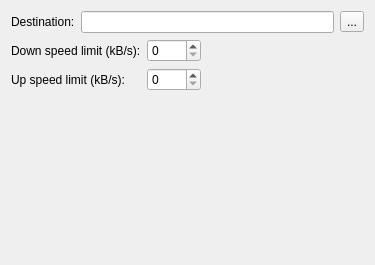
<ui version="4.0" >
 <class>GenericOptsForm</class>
 <widget class="QWidget" name="GenericOptsForm" >
  <property name="geometry" >
   <rect>
    <x>0</x>
    <y>0</y>
    <width>375</width>
    <height>265</height>
   </rect>
  </property>
  <layout class="QGridLayout" >
   <item row="0" column="0" >
    <widget class="QLabel" name="labelURI" >
     <property name="sizePolicy" >
      <sizepolicy vsizetype="Fixed" hsizetype="Preferred" >
       <horstretch>0</horstretch>
       <verstretch>0</verstretch>
      </sizepolicy>
     </property>
     <property name="text" >
      <string>Destination:</string>
     </property>
    </widget>
   </item>
   <item row="0" column="1" colspan="3" >
    <widget class="QLineEdit" name="lineURI" />
   </item>
   <item row="0" column="4" >
    <widget class="QToolButton" name="toolBrowse" >
     <property name="text" >
      <string>...</string>
     </property>
    </widget>
   </item>
   <item row="1" column="0" colspan="2" >
    <widget class="QLabel" name="label_4" >
     <property name="text" >
      <string>Down speed limit (kB/s):</string>
     </property>
    </widget>
   </item>
   <item row="1" column="2" >
    <widget class="QSpinBox" name="spinDown" >
     <property name="maximum" >
      <number>2000</number>
     </property>
    </widget>
   </item>
   <item row="1" column="3" colspan="2" >
    <spacer>
     <property name="orientation" >
      <enum>Qt::Horizontal</enum>
     </property>
     <property name="sizeHint" >
      <size>
       <width>160</width>
       <height>20</height>
      </size>
     </property>
    </spacer>
   </item>
   <item row="2" column="0" colspan="2" >
    <widget class="QLabel" name="label_5" >
     <property name="text" >
      <string>Up speed limit (kB/s):</string>
     </property>
    </widget>
   </item>
   <item row="2" column="2" >
    <widget class="QSpinBox" name="spinUp" >
     <property name="maximum" >
      <number>2000</number>
     </property>
    </widget>
   </item>
   <item row="2" column="3" colspan="2" >
    <spacer>
     <property name="orientation" >
      <enum>Qt::Horizontal</enum>
     </property>
     <property name="sizeHint" >
      <size>
       <width>151</width>
       <height>20</height>
      </size>
     </property>
    </spacer>
   </item>
   <item row="3" column="2" >
    <spacer>
     <property name="orientation" >
      <enum>Qt::Vertical</enum>
     </property>
     <property name="sizeHint" >
      <size>
       <width>52</width>
       <height>121</height>
      </size>
     </property>
    </spacer>
   </item>
  </layout>
 </widget>
 <resources/>
 <connections/>
</ui>
